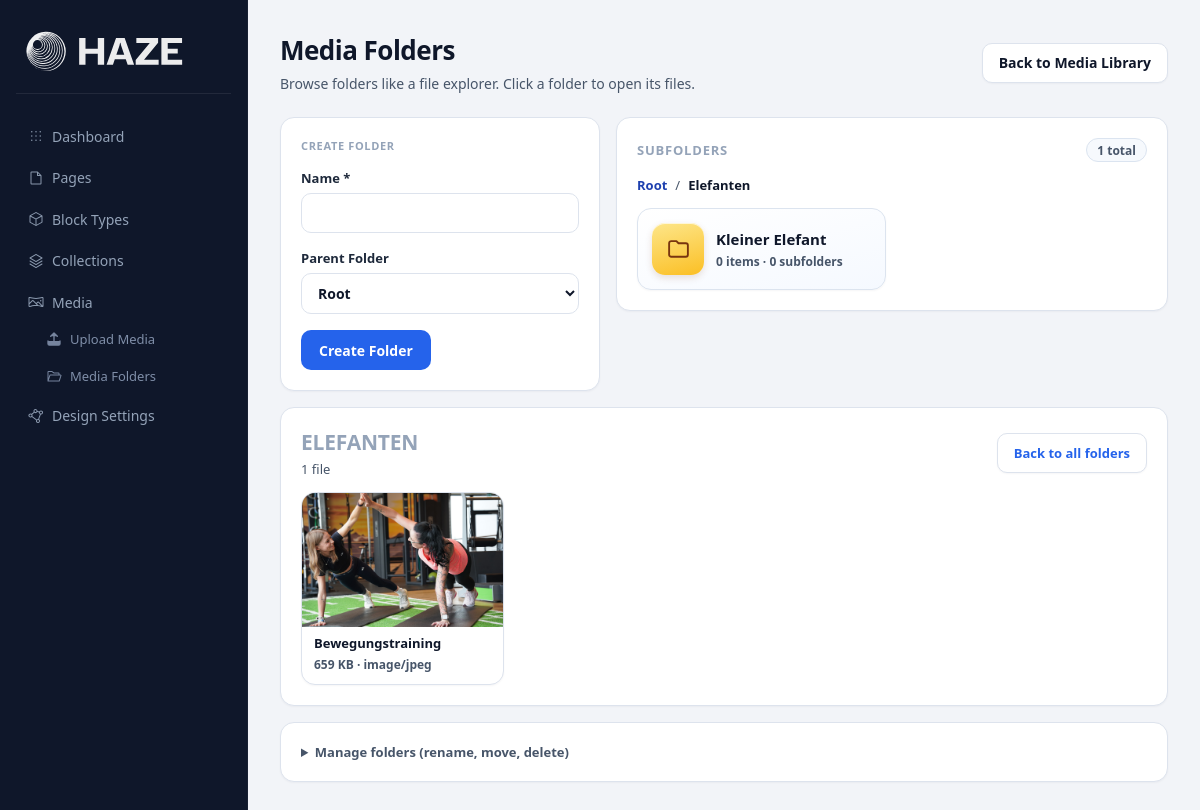
Page /admin/media/folders?folder_id=2 on the committed database.
### tables this page shows
CREATE TABLE media (
    id INTEGER PRIMARY KEY AUTOINCREMENT,
    title TEXT NOT NULL,
    alt_text TEXT,
    original_name TEXT NOT NULL,
    filename TEXT NOT NULL,
    mime_type TEXT NOT NULL,
    extension TEXT NOT NULL,
    size_bytes INTEGER NOT NULL,
    storage_path TEXT NOT NULL,
    public_url TEXT NOT NULL,
    width INTEGER,
    height INTEGER,
    created_at TEXT NOT NULL,
    updated_at TEXT NOT NULL
, folder_id INTEGER NULL, stored_name TEXT, file_size INTEGER, path TEXT, type TEXT, copyright_text TEXT, copyright_author TEXT, license_name TEXT, license_url TEXT, source_url TEXT, attribution_required INTEGER NOT NULL DEFAULT 0, usage_notes TEXT);

### app/Views/admin/media/folders.php (the view, shortened to what the rows shown need)
<?php
$selectedFolderId = isset($selectedFolderId) ? (int) $selectedFolderId : 0;
$selectedFolderMedia = isset($selectedFolderMedia) && is_array($selectedFolderMedia) ? $selectedFolderMedia : [];
$formatBytes = static function (int $bytes): string {
    if ($bytes <= 0) {
        return '0 B';
    }
    $units = ['B', 'KB', 'MB', 'GB', 'TB'];
    $size = (float) $bytes;
    $idx = 0;
    while ($size >= 1024 && $idx < count($units) - 1) {
        $size /= 1024;
        $idx++;
    }
    $precision = $idx <= 1 ? 0 : 1;
    return number_format($size, $precision, '.', ',') . ' ' . $units[$idx];
};
?>
<section class="admin-page-header media-folders-header">
    <div>
        <h2>Media Folders</h2>
    </div>
</section>
<?php if ($selectedFolderId > 0): ?>
    <section class="stat-card media-folder-files-card">
        <?php if ($selectedFolderMedia === []): ?>
            <p class="media-folder-files-empty">This folder is empty.</p>
        <?php else: ?>
            <div class="media-folder-files-grid" role="list">
                <?php foreach ($selectedFolderMedia as $media): ?>
                    <?php
                    $title = (string) $media->effectiveTitle();
                    $ext = strtoupper((string) $media->extension);
                    $mime = (string) ($media->mime_type ?? '');
                    $size = (int) ($media->file_size ?? $media->size_bytes ?? 0);
                    $path = (string) ($media->path ?? '');
                    ?>
                    <a class="media-folder-file-card" role="listitem" href="/admin/media/edit?id=<?= (int) $media->id ?>">
                        <div class="media-folder-file-preview" aria-hidden="true">
                            <?php if ($media->isImage()): ?>
                                <img src="<?= htmlspecialchars($path, ENT_QUOTES | ENT_SUBSTITUTE, 'UTF-8') ?>" alt="" loading="lazy">
                            <?php else: ?>
                                <span><?= htmlspecialchars($ext !== '' ? $ext : 'FILE', ENT_QUOTES | ENT_SUBSTITUTE, 'UTF-8') ?></span>
                            <?php endif; ?>
                        </div>
                        <div class="media-folder-file-body">
                            <h4 title="<?= htmlspecialchars($title, ENT_QUOTES | ENT_SUBSTITUTE, 'UTF-8') ?>"><?= htmlspecialchars($title, ENT_QUOTES | ENT_SUBSTITUTE, 'UTF-8') ?></h4>
                            <p>
                                <?= htmlspecialchars($formatBytes($size), ENT_QUOTES | ENT_SUBSTITUTE, 'UTF-8') ?>
                                <?php if ($mime !== ''): ?>
                                    · <?= htmlspecialchars($mime, ENT_QUOTES | ENT_SUBSTITUTE, 'UTF-8') ?>
                                <?php endif; ?>
                            </p>
                        </div>
                    </a>
                <?php endforeach; ?>
            </div>
        <?php endif; ?>
    </section>
<?php endif; ?>

### rows in the picture
media: path (picture), title "Bewegungstraining", file_size "659 KB", mime_type "image/jpeg"

### other values in the picture
count($explorerFolders) "1"
$selectedFolderName !== '' ? $selectedFolderName : 'Folder' "Elefanten"
$folder->name "Kleiner Elefant"
$mediaCount "0"
$childCount "0"
$selectedFolderName !== '' ? $selectedFolderName : 'Folder' "ELEFANTEN"
count($selectedFolderMedia) "1"
